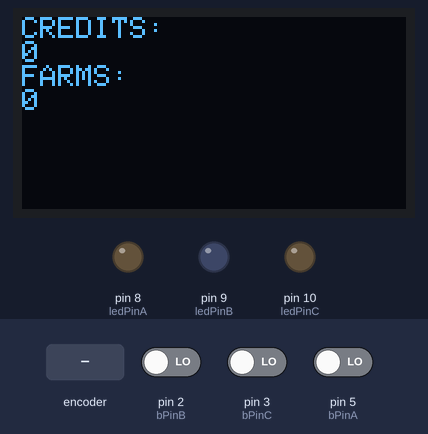
The sketch below on a simulated Arduino Uno, built with avr-gcc and run on an emulated ATmega328P. Shown: 128×64 one-colour display, output pins drawn as LEDs (lit = HIGH). Inputs (shaded band) come from the test bench; at power-on: pin 3 (bPinC) LOW, pin 2 (bPinB) LOW, pin 5 (bPinA) LOW.

Above: at 2.2 s.
2.3 s: rotary encoder on pin 5 (bPinA) / pin 2 (bPinB) turned 3 steps (first pin leading)
At 3.1 s:
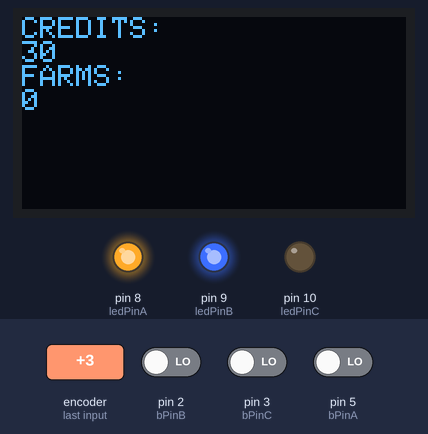
4.4 s: rotary encoder on pin 5 (bPinA) / pin 2 (bPinB) turned 1 step (first pin leading)
At 5.7 s:
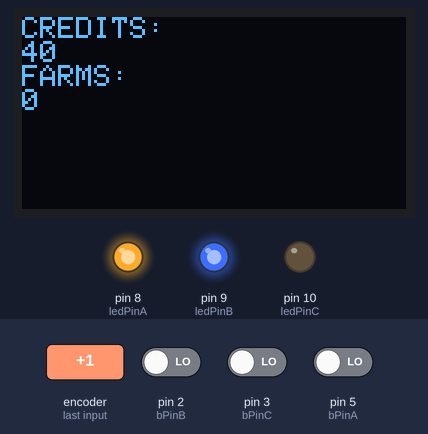
6.1 s: pin 3 (bPinC) driven HIGH
At 7.3 s:
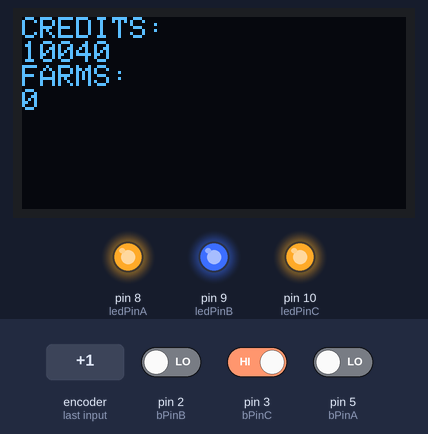
7.6 s: rotary encoder on pin 5 (bPinA) / pin 2 (bPinB) turned 1 step (first pin leading)
At 9.0 s:
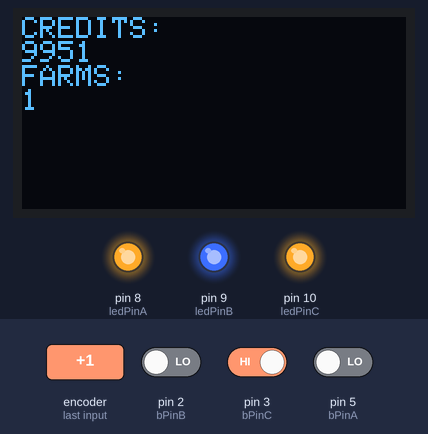
Timing chart, 0 to 10.3 s (numbered marks = the images above; inputs shaded):
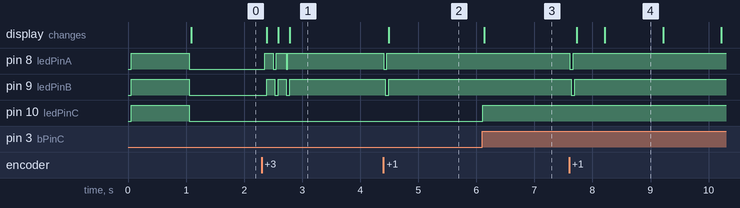

Measured:
- after the input at 2.3 s, pin 8 (ledPinA): alternates HIGH for 0.16 s and LOW for 0.04 s, 5 changes in all, then stays HIGH, starting after 0.06 s; pin 9 (ledPinB): alternates HIGH for 0.14 s and LOW for 0.06 s, 5 changes in all, then stays HIGH, starting after 0.09 s; the display: first changes after 0.09 s (image 1 shows a later state)
- after the input at 4.4 s, pin 8 (ledPinA), pin 9 (ledPinB): HIGH → LOW at once, → HIGH 0.06 s later; the display: changes after 0.09 s (image 2)
- after the input at 6.1 s, pin 10 (ledPinC): LOW → HIGH at once; the display: changes at once (image 3)
- after the input at 7.6 s, pin 8 (ledPinA), pin 9 (ledPinB): HIGH → LOW at once, → HIGH 0.06 s later; the display: first changes after 0.13 s (image 4 shows a later state)
- what the display in image 4 shows lasts 1.0 s, from 8.2 s to 9.2 s

The sketch:

clicker.ino
```cpp
#include <SPI.h>
#include <Wire.h>
#include <Adafruit_SSD1306.h>

//SPI pins
#define OLED_DC 4
#define OLED_CS 0xff
#define OLED_RESET 7

//button pins
#define bPinA 5
#define bPinB 2
#define bPinC 3

//i'm adding LEDs that light up when you press a button, just because i have some now
#define ledPinA 8
#define ledPinB 9
#define ledPinC 10

Adafruit_SSD1306 disp(OLED_DC, OLED_RESET, OLED_CS);

unsigned int credit = 0;
unsigned int farm = 0;

unsigned int plusClick = 10;
unsigned int plusFarm = 1;

unsigned int costFarm = 100;

int bStateA = 0;
int bStateA1 = 0;
int bStateB = 0;
int bStateB1 = 0;
int bStateC = 0;
int bStateC1 = 0;

const long interval = 1000;
unsigned long cMillis = 0;
unsigned long pMillis = 0;

void setup() {
  //init
  Serial.begin(9600); //what does this do?
  disp.begin(SSD1306_SWITCHCAPVCC);
  disp.clearDisplay();
  //splash screen
  disp.setTextSize(2);
  disp.setTextColor(WHITE);
  disp.setCursor(0,20);
  disp.println("Clicker++");
  disp.display();
  //setup LEDs
  pinMode(ledPinA, OUTPUT);
  pinMode(ledPinB, OUTPUT);
  pinMode(ledPinC, OUTPUT);
  digitalWrite(ledPinA, HIGH);
  digitalWrite(ledPinB, HIGH);
  digitalWrite(ledPinC, HIGH);

  delay(1000);

  //turn off those LEDs!
  digitalWrite(ledPinA, LOW);
  digitalWrite(ledPinB, LOW);
  digitalWrite(ledPinC, LOW);
}

void loop() {
  //read button A
  bStateA = digitalRead(bPinA);
  if(bStateA != bStateA1) {
    if(bStateA == HIGH) {
      digitalWrite(ledPinA, HIGH);
      add_credits(plusClick);
    } else {
      digitalWrite(ledPinA, LOW);

    }
    //delay(10);
  }
  bStateA1 = bStateA;
  //read button B
  bStateB = digitalRead(bPinB);
  if(bStateB != bStateB1) {
    if(bStateB == HIGH) {
      digitalWrite(ledPinB, HIGH);
      if(credit >= costFarm) {
        credit -= costFarm;
        farm ++;
      }
    } else {
      digitalWrite(ledPinB, LOW);

    }
    //delay(10);
  }
  bStateB1 = bStateB;
  //read button C
  bStateC = digitalRead(bPinC);
  if(bStateC != bStateC1) {
    if(bStateC == HIGH) {
      digitalWrite(ledPinC, HIGH);
      add_credits(10000);
    } else {
      digitalWrite(ledPinC, LOW);

    }
    //delay(10);
  }
  bStateC1 = bStateC;

  //once per <interval>
  cMillis = millis();
  if(cMillis - pMillis >= interval) {
    pMillis = cMillis;

    add_credits(farm * plusFarm);
  }

  //refresh screen
  disp.clearDisplay();
  disp.setTextSize(1);
  disp.setCursor(0,0);
  disp.println("CREDITS:");
  disp.setCursor(0,8);
  disp.println(credit);
  disp.setCursor(0,16);
  disp.println("FARMS:");
  disp.setCursor(0,24);
  disp.println(farm);
  disp.display();
}

void add_credits(int in) {
  if(credit + in >= credit) {
    credit += in;
  } else {
    while(credit + 1 > credit) {
      credit ++;
    }
  }
}
```
